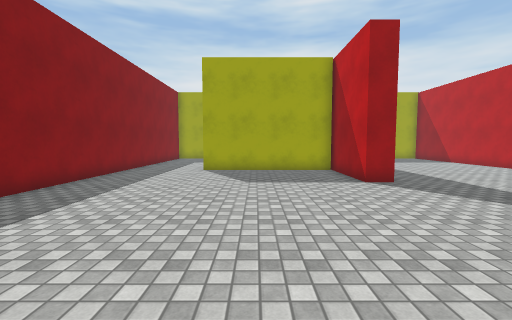
View 1 (above)

16 first-person views from a walk through a 3-D level made in the Unity game engine. The camera is 1.4 m above the floor, tilts 4° down and sees 90° across. The floor is counted in squares, 1 m on a side. Each view is taken from the middle of a square. On the plan, view 1 faces up. The plan holds only what a view shows up to about 13 squares ahead; the rest is blank. The place goes on beyond the plan. Surface patterns are stand-ins for the level's own textures.

View 2
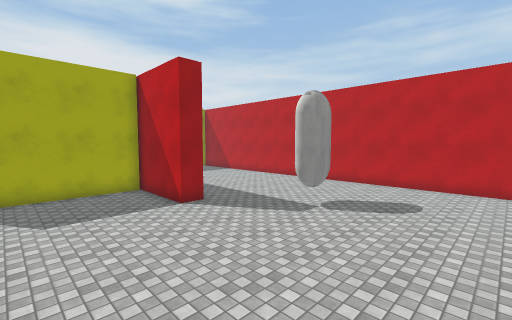

View 3
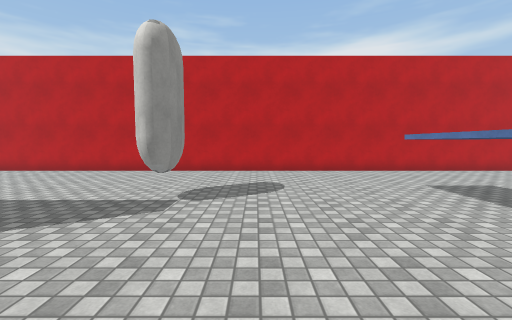

View 4
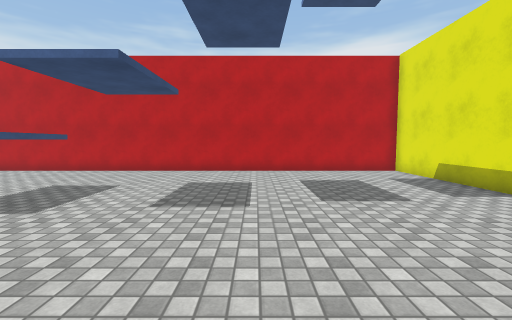

View 5
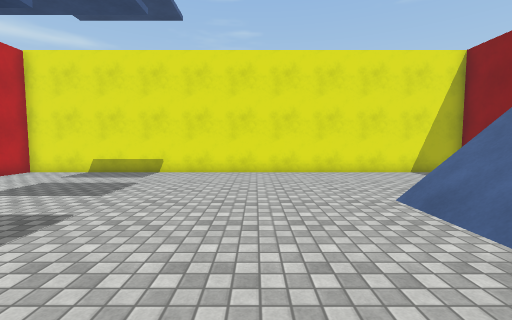

View 6
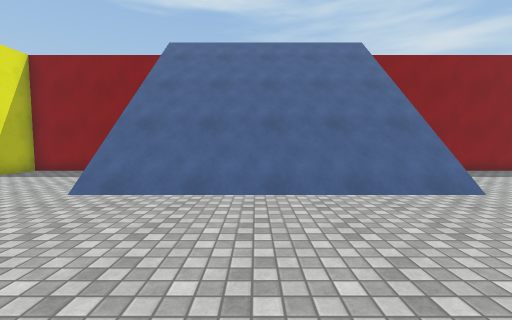

View 7
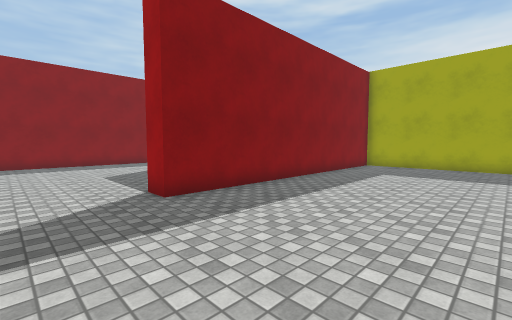

View 8
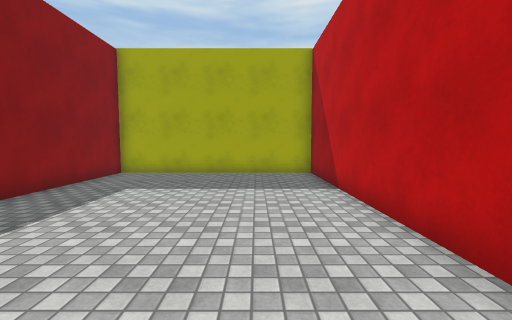

View 9
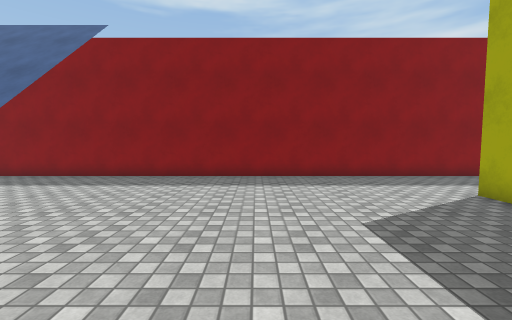

View 10
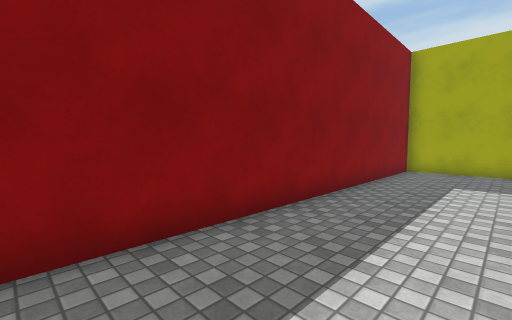

View 11
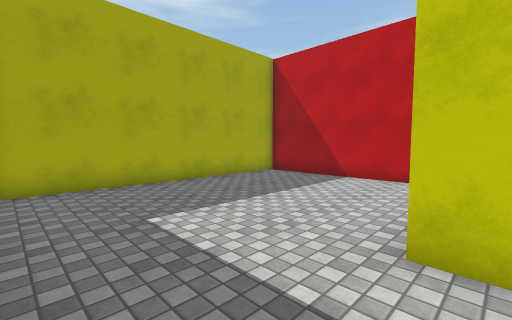

View 12
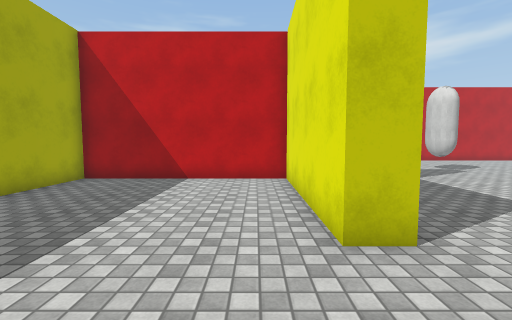

View 13
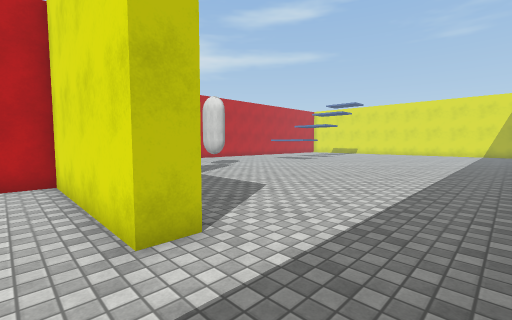

View 14
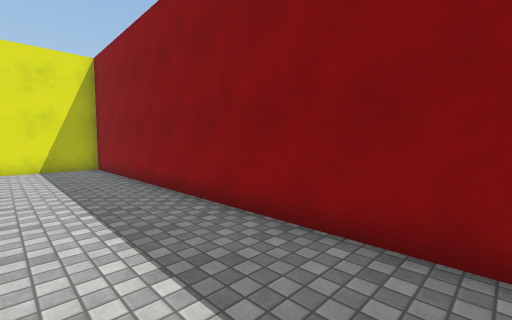

View 15
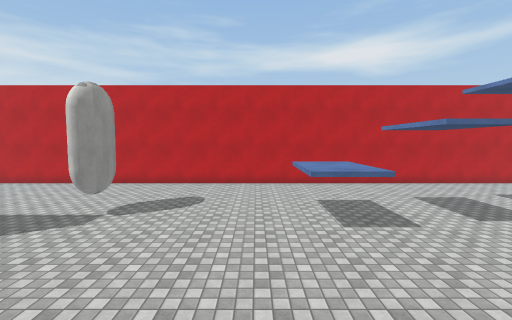

View 16
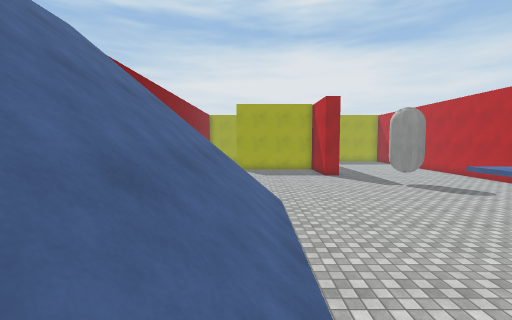

### Floor plan
Key: @ floor where view 1 was taken; # wall or solid block; . floor; / step, stairs or slope; ^ raised ledge.
Columns run from 7 left of view 1 to 14 right of it. Each row starts with its distance up from view 1.
 22 ######################
 21 #..........##........#
 20 #..........##........#
 19 #..........##........#
 18 #..........##........#
 17 #..........##........#
 16 #..........##........#
 15 #..........##........#
 14 #....########........#
 13 #....########........#
 12 #..........##........#
 11 #..........##........#
 10 #..........##........#
  9 #..........##........#
  8 #....................#
  7 #....................#
  6 #.............# .....#
  5 #.............##.....#
  4 #....................#
  3 #....................#
  2 #....................#
  1 #....................#
  0 #.... /@.............#
 -1 #.... //.............#
 -2 #....#//....^^^^.....#
 -3 #....#//....^^^^.....#
 -4 #....#//.............#
 -5 #....#//.............#
 -6 #....#//.............#
 -7 #....#//.............#
 -8 #....#//.............#
 -9 #.... //.............#
-10 #.... ...............#
-11 #....................#
-12 #....................#
-13 #....................#
-14 #....................#
-15 #....................#
-16 ######################

Where each view was taken, in squares from view 1:
view 1: 0 up, 0 right, facing up
view 2: 0 up, 1 left, facing up-right
view 3: 3 up, 1 right, facing right
view 4: 9 down, 1 right, facing right
view 5: 4 down, 3 right, facing down
view 6: 5 down, 6 right, facing left
view 7: 6 up, 11 right, facing up-left
view 8: 10 up, 11 right, facing up
view 9: 7 up, 4 right, facing left
view 10: 8 up, 3 left, facing up-left
view 11: 13 up, 6 left, facing up-right
view 12: 15 up, 6 left, facing right
view 13: 15 up, 6 left, facing down-right
view 14: 1 down, 3 left, facing down-left
view 15: 0 up, 1 left, facing right
view 16: 9 down, 1 left, facing up
